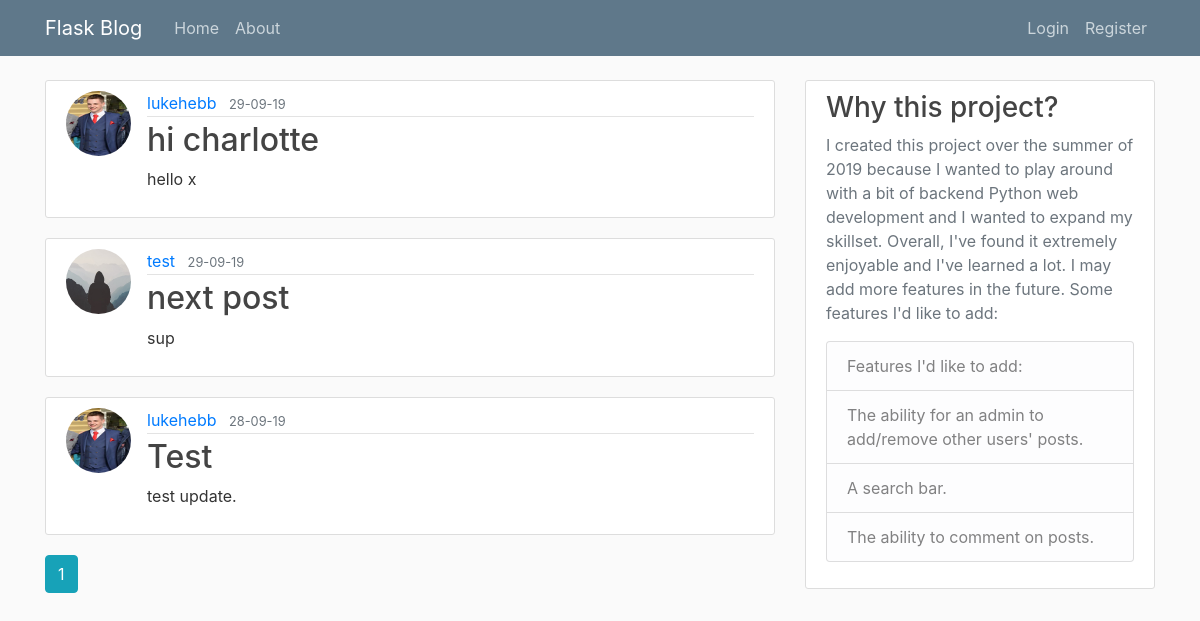
The page /home on the database its author committed.
### flaskblog/models.py (models this page shows, shortened)
class Post(db.Model): #create Post class and database columns
	id = db.Column(db.Integer, primary_key=True)
	title = db.Column(db.String(100), nullable=False)
	date_posted = db.Column(db.DateTime, nullable=False, default=datetime.utcnow)
	content = db.Column(db.Text, nullable=False)
	user_id = db.Column(db.Integer, db.ForeignKey('user.id'), nullable=False)

class User(db.Model, UserMixin): #create User class and database columns
	id = db.Column(db.Integer, primary_key=True)
	username = db.Column(db.String(20), unique=True, nullable=False)
	email = db.Column(db.String(120), unique=True, nullable=False)
	image_file = db.Column(db.String(20), nullable=False, default='default.jpg')
	password = db.Column(db.String(60), nullable=False)
	posts = db.relationship('Post', backref='author', lazy=True) #create relationship with Post, backref: when we have a post, we can use author to get the user who created the post, lazy=True: will load the data as necessary in one go

### flaskblog/routes.py (the view)
@app.route("/")
@app.route("/home")
def home():
	page = request.args.get('page', 1, type=int) #get page else go to page 1
	posts = Post.query.paginate(page=page, per_page=5) #display posts from database, only display 5 at a time
	return render_template('home.html', posts=posts) #display home.html

### flaskblog/templates/home.html
{% extends "layout.html" %}
{% block content %}
	{% for post in posts.items[::-1] %}
		<article class="media content-section">
        <img class="rounded-circle article-img" src="{{ url_for('static', filename='profile_pics/' + post.author.image_file) }}">
  			<div class="media-body">
    			<div class="article-metadata">
      				<a class="mr-2" href="{{ url_for('user_post', username=post.author.username) }}">{{ post.author.username }}</a>
      				<small class="text-muted">{{ post.date_posted.strftime('%d-%m-%y') }}</small>
    			</div>
    			<h2><a class="article-title" href="{{ url_for('post', post_id=post.id) }}">{{ post.title }}</a></h2>
    			<p class="article-content">{{ post.content }}</p>
  			</div>
		</article>
	{% endfor %}
  {% for page_num in posts.iter_pages(left_edge=1, right_edge=1, left_current=1, right_current=2) %}
    {% if page_num %}
      {% if posts.page == page_num %}
        <a class="btn btn-info mb-4" href="{{ url_for('home', page=page_num) }}">{{ page_num }}</a>
      {% else %}
        <a class="btn btn-outline-info mb-4" href="{{ url_for('home', page=page_num) }}">{{ page_num }}</a>
      {% endif %}
    {% else %}
      ...
    {% endif %}
  {% endfor %}
{% endblock content %}

### flaskblog/templates/layout.html (shortened to what this page needs)
<!DOCTYPE html>
<html>
<head>
    <link rel="stylesheet" href="https://stackpath.bootstrapcdn.com/bootstrap/4.3.1/css/bootstrap.min.css">
    <link rel="stylesheet" type="text/css" href="{{ url_for('static', filename='main.css') }}">
</head>
<body>
	<header class="site-header">
 		<nav class="navbar navbar-expand-md navbar-dark bg-steel fixed-top">
    		<div class="container">
      			<a class="navbar-brand mr-4" href="/">Flask Blog</a>
      				<div class="collapse navbar-collapse" id="navbarToggle">
        				<div class="navbar-nav mr-auto">
          				<a class="nav-item nav-link" href="{{ url_for('home') }}">Home</a>
          				<a class="nav-item nav-link" href="{{ url_for('about') }}">About</a>
        			</div>
        			<div class="navbar-nav">
                {% if current_user.is_authenticated %}
                  <a class="nav-item nav-link" href="{{ url_for('new_post') }}">New Post</a>
                  <a class="nav-item nav-link" href="{{ url_for('account') }}">Account</a>
                  <a class="nav-item nav-link" href="{{ url_for('logout') }}">Logout</a>
                {% else %}
            			<a class="nav-item nav-link" href="{{ url_for('login') }}">Login</a>
            			<a class="nav-item nav-link" href="{{ url_for('register') }}">Register</a>
                {% endif %}
        			</div>
      			</div>
    		</div>
  		</nav>
	</header>
	<main role="main" class="container">
  		<div class="row">
    		<div class="col-md-8">
      		{% block content %}{% endblock %}
    		</div>
        <div class="col-md-4">
          <div class="content-section">
            <h3>Why this project?</h3>
            <p class='text-muted'>I created this project over the summer of 2019 because I wanted to play around with a bit of backend Python web development and I wanted to expand my skillset. Overall, I've found it extremely enjoyable and I've learned a lot. I may add more features in the future. Some features I'd like to add:
              <ul class="list-group">
                <li class="list-group-item list-group-item-light">Features I'd like to add:</li>
                <li class="list-group-item list-group-item-light">The ability for an admin to add/remove other users' posts.</li>
                <li class="list-group-item list-group-item-light">A search bar.</li>
                <li class="list-group-item list-group-item-light">The ability to comment on posts.</li>
              </ul>
            </p>
          </div>
        </div>
  		</div>
	</main>
</body>
</html>

### flaskblog/static/main.css (style rules this page uses)
body { background: #fafafa; color: #333333; margin-top: 5rem; }
h1, h2, h3, h4, h5, h6 { color: #444444; }
.bg-steel { background-color: #5f788a; }
.site-header .navbar-nav .nav-link { color: #cbd5db; }
.content-section { background: #ffffff; padding: 10px 20px; border: 1px solid #dddddd; border-radius: 3px; margin-bottom: 20px; }
.article-title { color: #444444; }
.article-content { white-space: pre-line; }
.article-img { height: 65px; width: 65px; margin-right: 16px; }
.article-metadata { padding-bottom: 1px; margin-bottom: 4px; border-bottom: 1px solid #e3e3e3 }

### rows shown on the page
Post: image_file (picture), author.username "lukehebb", date_posted "29-09-19", title "hi charlotte", content "hello x"
Post: image_file (placeholder picture), author.username "test", date_posted "29-09-19", title "next post", content "sup"
Post: image_file (picture), author.username "lukehebb", date_posted "28-09-19", title "Test", content "test update."

### other values the page prints
{{ page_num }} "1"
